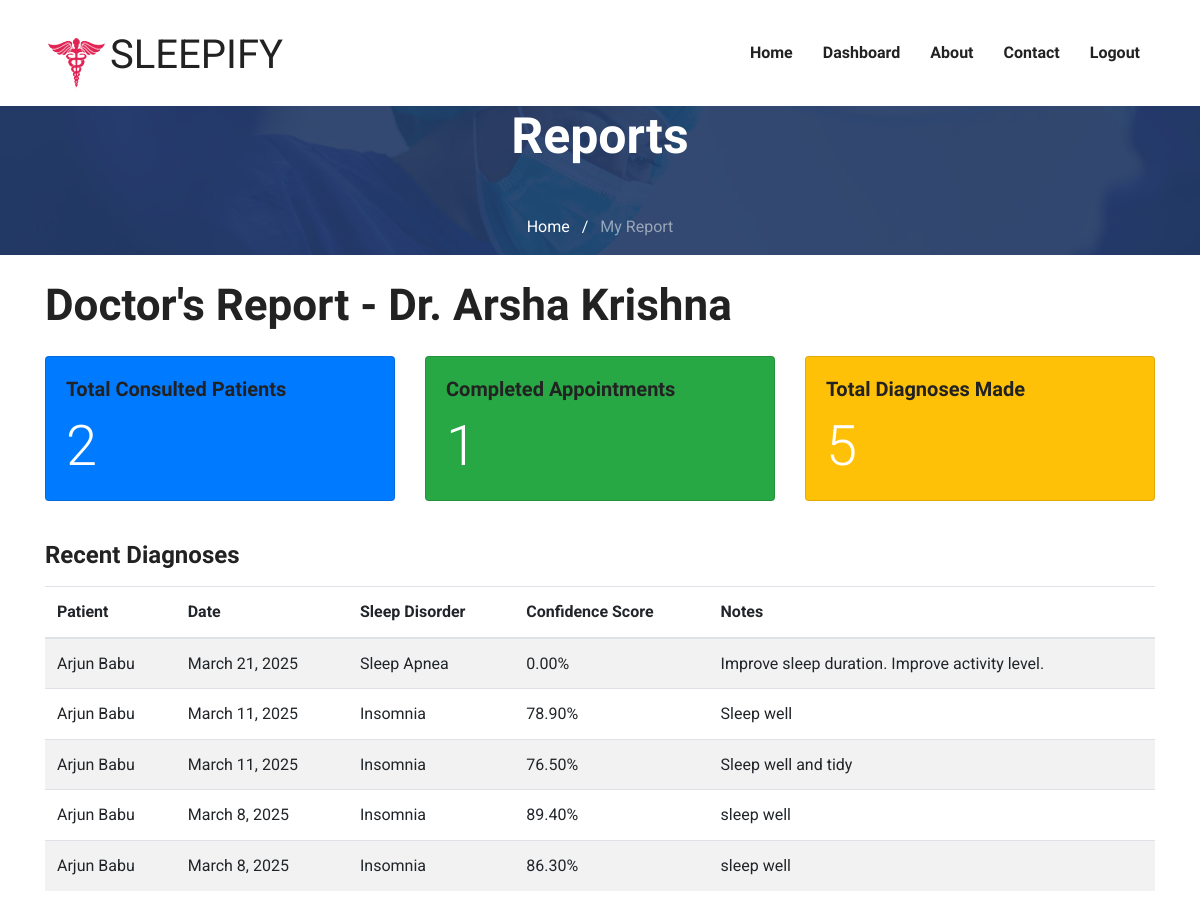
Page /doctor/doctorReports/ (signed in) on the committed database.
### users/models.py (models this page shows, shortened)
class Doctor(models.Model):
    fname = models.CharField(max_length=150)
    lname = models.CharField(max_length=150)
    email = models.EmailField( max_length=150,unique=True)
    phone = models.CharField(max_length=15,unique=True,null=True,blank=True)
    gender_choices = (("Male","Male"),("Female","Female"))
    gender = models.CharField(max_length=20,default=None,null=True,blank=True,choices=gender_choices)
    password = models.CharField(max_length=150)
    license = models.CharField(default=None,max_length=255)
    SPECIALIST_CHOICES = (
    ("Neurologist", "Neurologist"),
    ("Psychiatrist", "Psychiatrist"),
    ("Primary Care Physician", "Primary Care Physician"),
    ("Sleep Specialist", "Sleep Specialist"),
    )
    specialization = models.CharField(max_length=50, default=None, null=True, blank=True, choices=SPECIALIST_CHOICES)
    stts = models.BooleanField(default=False)
    created_on = models.DateField(auto_now_add=True)
    profile_picture = models.ImageField(upload_to='doctor_profiles/', default='default/default.jpg', blank=True,null=True)
    bio = models.TextField(null=True, blank=True)

class Patient(models.Model):
    fname = models.CharField(max_length=150)
    lname = models.CharField(max_length=150)
    dob = models.DateField(default='2001-01-01')
    gender_choices = (("Male","Male"),("Female","Female"))
    gender = models.CharField(max_length=20,default=None,null=True,blank=True,choices=gender_choices)
    email = models.EmailField( max_length=150,unique=True)
    phone = models.CharField(max_length=15,null=True,blank=True)
    password = models.CharField(max_length=150)
    created_on = models.DateField(auto_now_add=True)

### doctor/models.py (models this page shows, shortened)
class Diagnosis(models.Model):
    consulting = models.ForeignKey(Consulting, on_delete=models.CASCADE, related_name="diagnoses")
    diagnosis_date = models.DateField(auto_now_add=True)
    sleep_disorder = models.CharField(max_length=255)
    confidence_score = models.CharField(null=True, blank=True,max_length=15)
    notes = models.TextField(null=True, blank=True)

class Consulting(models.Model):
    doctor = models.ForeignKey(Doctor, on_delete=models.CASCADE)
    patient = models.ForeignKey(Patient, on_delete=models.CASCADE)
    started_on = models.DateField(auto_now_add=True)

### doctor/views.py (the view)
# urls.py: path("doctorReports/", views.doctorReports, name="doctorReports"),
@doctor_login_required()
def doctorReports(request):
    doctor = Doctor.objects.get(id=request.session['doctor_id'])  # Assuming `Doctor` is linked to `User`
    total_patients = Consulting.objects.filter(doctor=doctor).count()
    total_appointments = Appointment.objects.filter(doctor=doctor, status="Completed").count()
    total_diagnoses = Diagnosis.objects.filter(consulting__doctor=doctor).count()
    diagnoses = Diagnosis.objects.filter(consulting__doctor=doctor).select_related('consulting').order_by('-diagnosis_date')
    context = {
        "doctor": doctor,
        "total_patients": total_patients,
        "total_appointments": total_appointments,
        "total_diagnoses": total_diagnoses,
        "diagnoses": diagnoses,
    }
    return render(request, "doctor/doctor-reports.html", context)

### templates/doctor/doctor-reports.html (shortened to what this page needs)
{% extends '../base.html' %}
{% load static %}
{% block body %}
{% include "doctor/nav.html" %}
<section class="bg-1">
    <div class="container">
      <div class="row">
        <div class="col-md-12">
          <div class="block text-center">
            <h1 class="text-capitalize mb-5 text-lg text-white">Reports</h1>
            <ul class="list-inline breadcumb-nav">
              <li class="list-inline-item"><a href="{% url 'doctorHome' %}" class="text-white">Home</a></li>
              <li class="list-inline-item"><span class="text-white">/</span></li>
              <li class="list-inline-item"><a href="#" class="text-white-50">My Report</a></li>
            </ul>
          </div>
        </div>
      </div>
    </div>
</section>
<div class="container mt-4">
    <h2 class="mb-4">Doctor's Report - Dr. {{ doctor.fname }} {{ doctor.lname }}</h2>
    <div class="row">
        <div class="col-md-4">
            <div class="card text-white bg-primary mb-3">
                <div class="card-body">
                    <h5 class="card-title">Total Consulted Patients</h5>
                    <p class="card-text display-4">{{ total_patients }}</p>
                </div>
            </div>
        </div>
        <div class="col-md-4">
            <div class="card text-white bg-success mb-3">
                <div class="card-body">
                    <h5 class="card-title">Completed Appointments</h5>
                    <p class="card-text display-4">{{ total_appointments }}</p>
                </div>
            </div>
        </div>
        <div class="col-md-4">
            <div class="card text-white bg-warning mb-3">
                <div class="card-body">
                    <h5 class="card-title">Total Diagnoses Made</h5>
                    <p class="card-text display-4">{{ total_diagnoses }}</p>
                </div>
            </div>
        </div>
    </div>
    <h3 class="mt-4">Recent Diagnoses</h3>
    <table class="table table-striped mt-3">
        <thead>
            <tr>
                <th>Patient</th>
                <th>Date</th>
                <th>Sleep Disorder</th>
                <th>Confidence Score</th>
                <th>Notes</th>
            </tr>
        </thead>
        <tbody>
            {% for diagnosis in diagnoses %}
            <tr>
                <td>{{ diagnosis.consulting.patient.fname }} {{ diagnosis.consulting.patient.lname }}</td>
                <td>{{ diagnosis.diagnosis_date }}</td>
                <td>{{ diagnosis.sleep_disorder }}</td>
                <td>{{ diagnosis.confidence_score|floatformat:2 }}%</td>
                <td>{{ diagnosis.notes|default:"No Notes" }}</td>
            </tr>
            {% empty %}
            <tr>
                <td colspan="5" class="text-center">No Diagnoses Yet</td>
            </tr>
            {% endfor %}
        </tbody>
    </table>
</div>
{% endblock body %}

### static/css/style.css (style rules this page uses)
html { overflow-x: hidden; }
body { line-height: 1.6; font-family: "Roboto", sans-serif; -webkit-font-smoothing: antialiased; font-size: 16px; color: #6F8BA4; font-weight: 400; }
h1, .h1, h2, .h2, h3, .h3, h4, .h4, h5, .h5, h6, .h6 { font-family: "Exo", sans-serif; font-weight: 700; color: #222; }
h1, .h1 { font-size: 2.5rem; }
h2, .h2 { font-size: 44px; }
h3, .h3 { font-size: 1.5rem; }
h5, .h5 { font-size: 1.25rem; }
p { line-height: 30px; }
.bg-primary { background: #223a66; }
.text-lg { font-size: 3.75rem; }
a { color: #222; text-decoration: none; transition: all .35s ease; }
.text-lg { font-size: 50px; }
.bg-1 { background: url("../images/22.jpg") no-repeat 50% 50%; background-size: cover; position: relative; }

### rows in the picture
Doctor: fname "Arsha", lname "Krishna"
Diagnosis: consulting.patient.fname "Arjun", consulting.patient.lname "Babu", diagnosis_date "March 21, 2025", sleep_disorder "Sleep Apnea", confidence_score "0.00", notes "Improve sleep duration. Improve activity level."
Diagnosis: consulting.patient.fname "Arjun", consulting.patient.lname "Babu", diagnosis_date "March 11, 2025", sleep_disorder "Insomnia", confidence_score "78.90", notes "Sleep well"
Diagnosis: consulting.patient.fname "Arjun", consulting.patient.lname "Babu", diagnosis_date "March 11, 2025", sleep_disorder "Insomnia", confidence_score "76.50", notes "Sleep well and tidy"
Diagnosis: consulting.patient.fname "Arjun", consulting.patient.lname "Babu", diagnosis_date "March 8, 2025", sleep_disorder "Insomnia", confidence_score "89.40", notes "sleep well"
Diagnosis: consulting.patient.fname "Arjun", consulting.patient.lname "Babu", diagnosis_date "March 8, 2025", sleep_disorder "Insomnia", confidence_score "86.30", notes "sleep well"

### other values in the picture
{{ total_patients }} "2"
{{ total_appointments }} "1"
{{ total_diagnoses }} "5"
